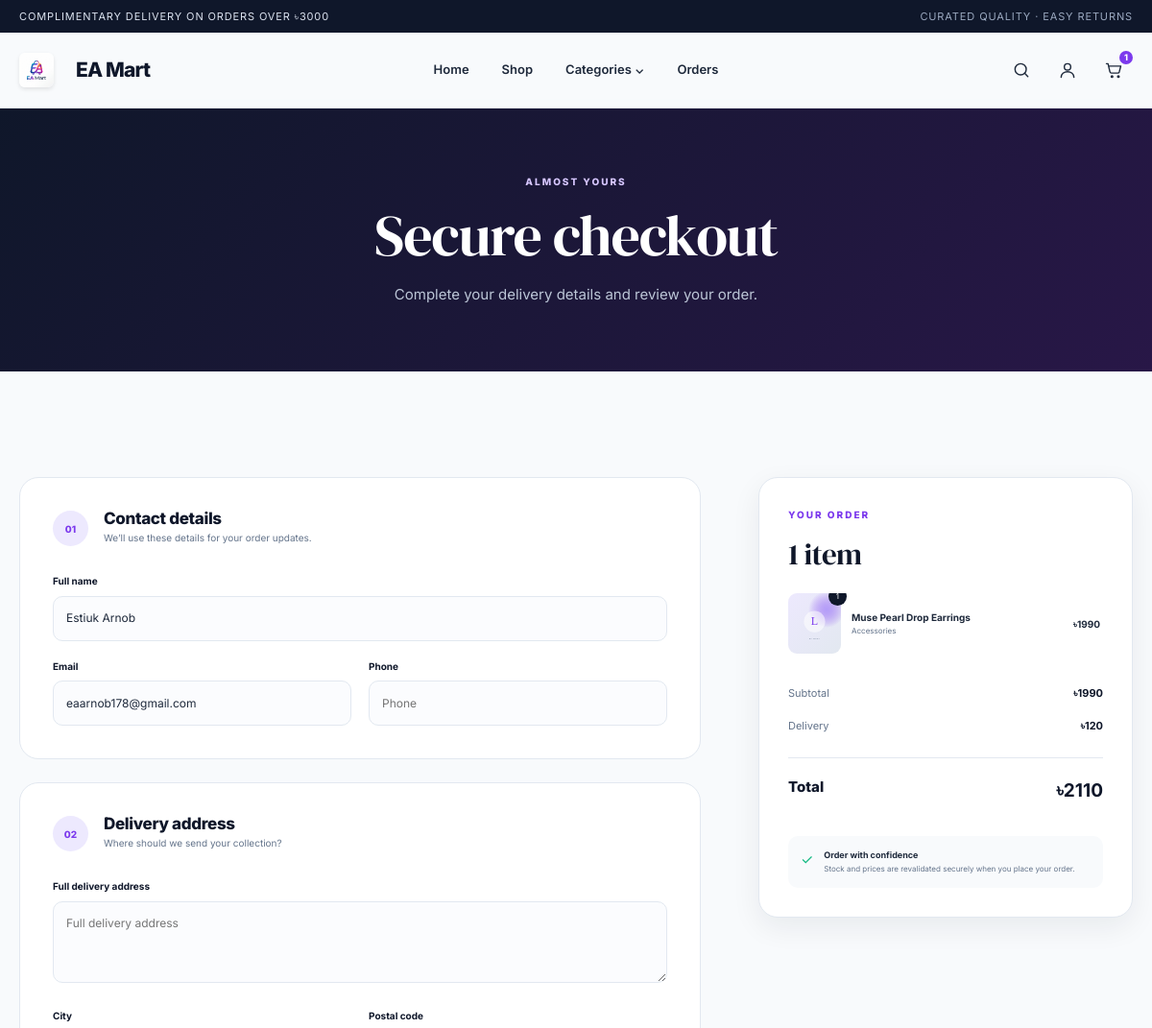
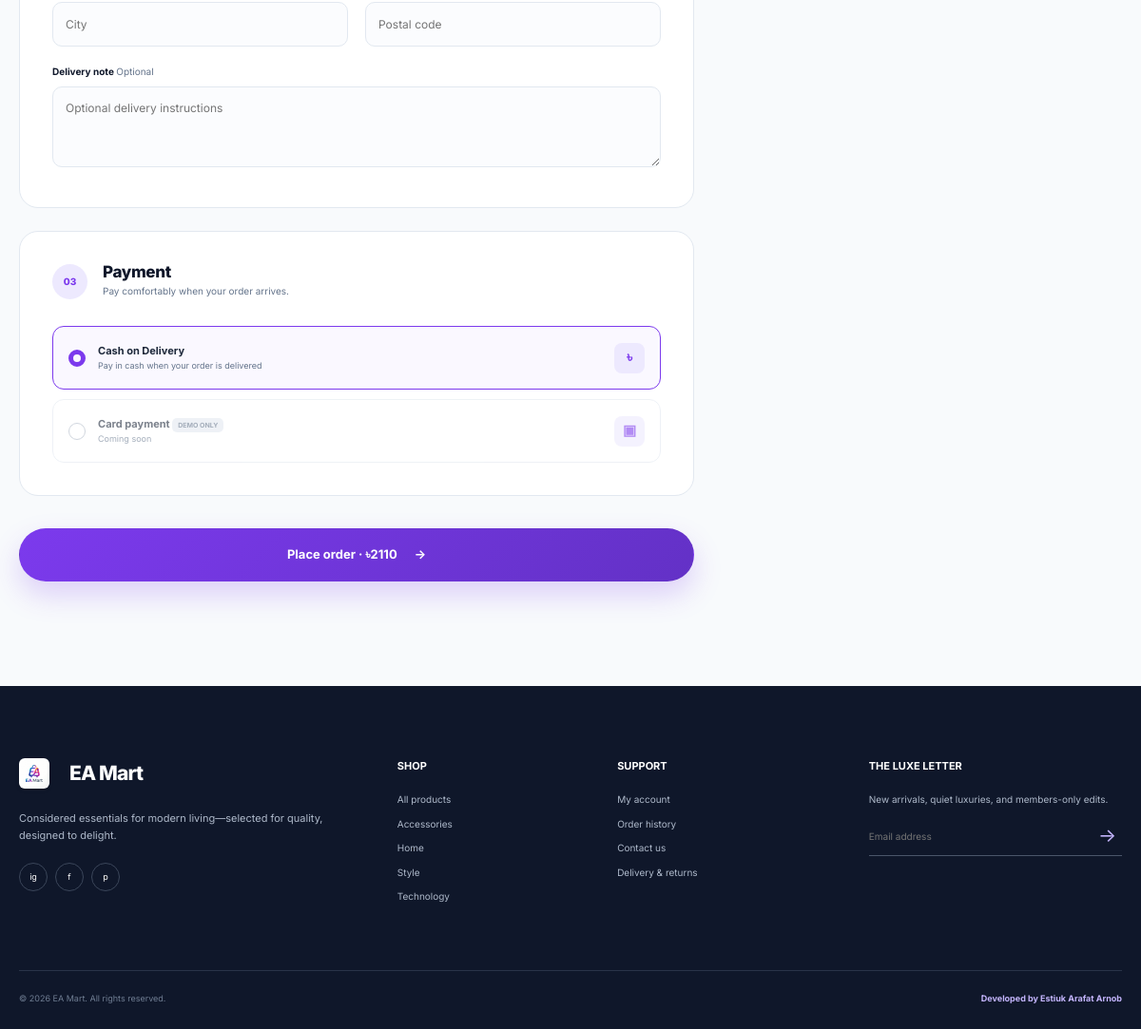
The app's page /checkout/ (signed in) with its own data (2 pictures, top to bottom).
### shop/models.py (models this page shows, shortened)
class CartItem(models.Model):
    cart = models.ForeignKey(Cart, on_delete=models.CASCADE, related_name="items")
    product = models.ForeignKey(Product, on_delete=models.CASCADE, related_name="cart_items")
    quantity = models.PositiveIntegerField(default=1, validators=[MinValueValidator(1)])
    created_at = models.DateTimeField(auto_now_add=True)
    updated_at = models.DateTimeField(auto_now=True)
    class Meta:
        ordering = ["created_at"]
        constraints = [
            models.UniqueConstraint(fields=["cart", "product"], name="unique_product_per_cart"),
            models.CheckConstraint(condition=Q(quantity__gt=0), name="cart_item_quantity_positive"),
        ]
    @property
    def line_total(self):
        return self.product.price * self.quantity

class Product(models.Model):
    category = models.ForeignKey(Category, on_delete=models.PROTECT, related_name="products")
    name = models.CharField(max_length=180)
    slug = models.SlugField(max_length=200, unique=True)
    short_description = models.CharField(max_length=240)
    description = models.TextField()
    price = models.DecimalField(max_digits=10, decimal_places=2, validators=[MinValueValidator(Decimal("0.01"))])
    previous_price = models.DecimalField(
        max_digits=10,
        decimal_places=2,
        blank=True,
        null=True,
        validators=[MinValueValidator(Decimal("0.01"))],
    )
    stock_quantity = models.PositiveIntegerField(default=0)
    image = models.ImageField(upload_to="products/", blank=True)
    image_url = models.URLField(blank=True)
    rating = models.DecimalField(
        max_digits=2,
        decimal_places=1,
        default=Decimal("4.7"),
        validators=[MinValueValidator(Decimal("0.0"))],
    )
    review_count = models.PositiveIntegerField(default=0)
    is_featured = models.BooleanField(default=False)
    is_active = models.BooleanField(default=True)
    created_at = models.DateTimeField(auto_now_add=True)
    updated_at = models.DateTimeField(auto_now=True)
    class Meta:
        ordering = ["-created_at"]
        indexes = [
            models.Index(fields=["is_active", "-created_at"]),
            models.Index(fields=["category", "is_active"]),
        ]
    @property
    def display_image(self):
        if self.image:
            return self.image.url
        return self.image_url

class Category(models.Model):
    name = models.CharField(max_length=100, unique=True)
    slug = models.SlugField(max_length=120, unique=True)
    image = models.ImageField(upload_to="categories/", blank=True)
    image_url = models.URLField(blank=True)
    created_at = models.DateTimeField(auto_now_add=True)
    class Meta:
        ordering = ["name"]
        verbose_name_plural = "Categories"
    def get_absolute_url(self):
        return f"{reverse('shop:product_list')}?category={self.slug}"

### shop/views.py (the view, shortened to what this page needs)
# urls.py: path("checkout/", views.checkout, name="checkout"),
@login_required
def checkout(request):
    cart = get_cart(request)
    cart_items = list(cart.items.select_related("product"))
    if not cart_items:
        messages.info(request, "Add something to your cart before checkout.")
        return redirect("shop:product_list")
    profile, _ = UserProfile.objects.get_or_create(user=request.user)
    initial = {
        "customer_name": profile.full_name or request.user.get_full_name(),
        "email": request.user.email,
        "phone": profile.phone,
        "delivery_address": profile.address,
        "city": profile.city,
        "postal_code": profile.postal_code,
    }
    form = CheckoutForm(request.POST or None, initial=initial)
    return render(
        request,
        "shop/checkout.html",
        {"form": form, "cart_items": cart_items, **cart_totals(cart)},
    )

### shop/forms.py
class CheckoutForm(StyledFormMixin, forms.ModelForm):
    class Meta:
        model = Order
        fields = (
            "customer_name",
            "email",
            "phone",
            "delivery_address",
            "city",
            "postal_code",
            "order_notes",
            "payment_method",
        )
        widgets = {
            "delivery_address": forms.Textarea(attrs={"rows": 3}),
            "order_notes": forms.Textarea(attrs={"rows": 3, "placeholder": "Optional delivery instructions"}),
            "payment_method": forms.RadioSelect,
        }
        labels = {"delivery_address": "Full delivery address"}
    def __init__(self, *args, **kwargs):
        super().__init__(*args, **kwargs)
        self.apply_styles()

### shop/cart.py (called while the page is built, shortened)
def ensure_session_key(request):
    if not request.session.session_key:
        request.session.create()
    return request.session.session_key

def merge_guest_cart(user, session_key):
    if not session_key:
        return Cart.objects.get_or_create(user=user, defaults={"session_key": ""})[0]
    with transaction.atomic():
        user_cart, _ = Cart.objects.select_for_update().get_or_create(user=user, defaults={"session_key": ""})
        guest_cart = (
            Cart.objects.select_for_update()
            .filter(user__isnull=True, session_key=session_key)
            .first()
        )
        if not guest_cart or guest_cart.pk == user_cart.pk:
            return user_cart

def get_cart(request):
    session_key = ensure_session_key(request)
    if request.user.is_authenticated:
        return merge_guest_cart(request.user, session_key)
    cart, _ = Cart.objects.get_or_create(user=None, session_key=session_key)
    return cart

def delivery_fee_for(subtotal):
    if subtotal <= 0 or subtotal >= FREE_DELIVERY_THRESHOLD:
        return Decimal("0.00")
    return STANDARD_DELIVERY_FEE

def cart_totals(cart):
    subtotal = cart.subtotal
    delivery_fee = delivery_fee_for(subtotal)
    return {
        "subtotal": subtotal,
        "delivery_fee": delivery_fee,
        "grand_total": subtotal + delivery_fee,
        "free_delivery_remaining": max(FREE_DELIVERY_THRESHOLD - subtotal, Decimal("0.00")),
    }

### shop/context_processors.py (called while the page is built)
def store_context(request):
    cart = get_cart(request)
    return {
        "nav_categories": Category.objects.all()[:6],
        "cart_item_count": cart.item_count,
        "free_delivery_threshold": FREE_DELIVERY_THRESHOLD,
    }

### templates/shop/checkout.html (shortened to what this page needs)
{% extends "base.html" %}
{% block content %}
<section class="page-hero compact-hero"><div class="container"><span class="kicker kicker-light">Almost yours</span><h1>Secure checkout</h1><p>Complete your delivery details and review your order.</p></div></section>
<section class="section checkout-section">
    <div class="container checkout-layout">
        <form class="checkout-form" method="post" novalidate>
            <div class="checkout-block">
                <div class="numbered-heading"><span>01</span><div><h2>Contact details</h2><p>We’ll use these details for your order updates.</p></div></div>
                <div class="form-grid">
                    <div class="field field-full"><label for="{{ form.customer_name.id_for_label }}">Full name</label>{{ form.customer_name }}</div>
                    <div class="field"><label for="{{ form.email.id_for_label }}">Email</label>{{ form.email }}{% for error in form.email.errors %}<small class="field-error">{{ error }}</small>{% endfor %}</div>
                    <div class="field"><label for="{{ form.phone.id_for_label }}">Phone</label>{{ form.phone }}{% for error in form.phone.errors %}<small class="field-error">{{ error }}</small>{% endfor %}</div>
                </div>
            </div>
            <div class="checkout-block">
                <div class="numbered-heading"><span>02</span><div><h2>Delivery address</h2><p>Where should we send your collection?</p></div></div>
                <div class="form-grid">
                    <div class="field field-full"><label for="{{ form.delivery_address.id_for_label }}">Full delivery address</label>{{ form.delivery_address }}</div>
                    <div class="field"><label for="{{ form.city.id_for_label }}">City</label>{{ form.city }}{% for error in form.city.errors %}<small class="field-error">{{ error }}</small>{% endfor %}</div>
                    <div class="field"><label for="{{ form.postal_code.id_for_label }}">Postal code</label>{{ form.postal_code }}{% for error in form.postal_code.errors %}<small class="field-error">{{ error }}</small>{% endfor %}</div>
                    <div class="field field-full"><label for="{{ form.order_notes.id_for_label }}">Delivery note <span>Optional</span></label>{{ form.order_notes }}</div>
                </div>
            </div>
            <div class="checkout-block">
                <div class="numbered-heading"><span>03</span><div><h2>Payment</h2><p>Pay comfortably when your order arrives.</p></div></div>
                <div class="payment-options">
                    {% for radio in form.payment_method %}<label class="payment-option">{{ radio.tag }}<span class="payment-radio"></span><span class="payment-copy"><strong>{{ radio.choice_label }}</strong><small>Pay in cash when your order is delivered</small></span><span class="payment-icon">৳</span></label>{% endfor %}
                    <div class="payment-option disabled" aria-disabled="true"><input type="radio" disabled><span class="payment-radio"></span><span class="payment-copy"><strong>Card payment <em>Demo only</em></strong><small>Coming soon</small></span><span class="payment-icon">▣</span></div>
                </div>
            </div>
            <button class="btn btn-primary btn-lg btn-block checkout-submit" type="submit">Place order · ৳{{ grand_total|floatformat:0 }} <span>→</span></button>
        </form>
        <aside class="order-summary checkout-summary">
            <span class="kicker">Your order</span><h2>{{ cart_items|length }} item{{ cart_items|length|pluralize }}</h2>
            <div class="checkout-items">
                {% for item in cart_items %}
                    <div class="checkout-item"><div class="checkout-thumb"><img src="{{ item.product.display_image|default:'/static/images/placeholder.svg' }}" alt="" data-image-fallback><span>{{ item.quantity }}</span></div><div><strong>{{ item.product.name }}</strong><small>{{ item.product.category.name }}</small></div><b>৳{{ item.line_total|floatformat:0 }}</b></div>
                {% endfor %}
            </div>
            <dl><div><dt>Subtotal</dt><dd>৳{{ subtotal|floatformat:0 }}</dd></div><div><dt>Delivery</dt><dd>{% if delivery_fee %}৳{{ delivery_fee|floatformat:0 }}{% else %}<span class="success-text">Complimentary</span>{% endif %}</dd></div><div class="summary-total"><dt>Total</dt><dd>৳{{ grand_total|floatformat:0 }}</dd></div></dl>
            <div class="checkout-assurance"><span>✓</span><p><strong>Order with confidence</strong><small>Stock and prices are revalidated securely when you place your order.</small></p></div>
        </aside>
    </div>
</section>
{% endblock %}

### templates/base.html (shortened to what this page needs)
{% load static %}
<!doctype html>
<html lang="en">
<head>
    <link rel="stylesheet" href="{% static 'css/style.css' %}">
</head>
<body>
    <div class="announcement">
        <div class="container announcement-inner">
            <span>Complimentary delivery on orders over ৳{{ free_delivery_threshold|floatformat:0 }}</span>
            <span class="announcement-side">Curated quality · Easy returns</span>
        </div>
    </div>
    <header class="site-header" data-header>
        <div class="container nav-shell">
            <a class="brand" href="{% url 'shop:home' %}" aria-label="EA Mart home" style="display: flex; align-items: center;">
                <img src="{% static 'images/logo.png' %}" alt="EA" style="height: 36px; width: auto; border-radius: 6px; margin-right: 12px; box-shadow: 0 2px 4px rgba(0,0,0,0.1);">
                <span>EA Mart</span>
            </a>
            <nav class="main-nav" aria-label="Primary navigation" data-main-nav>
                <a href="{% url 'shop:home' %}">Home</a>
                <a href="{% url 'shop:product_list' %}">Shop</a>
                <div class="nav-dropdown">
                    <button type="button">Categories <span aria-hidden="true">⌄</span></button>
                </div>
                {% if user.is_authenticated %}
                    <a href="{% url 'shop:order_history' %}">Orders</a>
                {% endif %}
            </nav>
            <div class="nav-actions">
                <button class="icon-button search-trigger" type="button" aria-label="Open search" data-search-open>
                    <svg viewBox="0 0 24 24" aria-hidden="true"><circle cx="11" cy="11" r="7"></circle><path d="m20 20-4-4"></path></svg>
                </button>
                {% if user.is_authenticated %}
                    <a class="icon-button" href="{% url 'shop:profile' %}" aria-label="Your profile">
                        <svg viewBox="0 0 24 24" aria-hidden="true"><circle cx="12" cy="8" r="4"></circle><path d="M4 21c0-4 3.6-7 8-7s8 3 8 7"></path></svg>
                    </a>
                {% else %}
                    <a class="icon-button" href="{% url 'shop:login' %}" aria-label="Log in">
                        <svg viewBox="0 0 24 24" aria-hidden="true"><circle cx="12" cy="8" r="4"></circle><path d="M4 21c0-4 3.6-7 8-7s8 3 8 7"></path></svg>
                    </a>
                {% endif %}
                <a class="icon-button cart-button" href="{% url 'shop:cart_detail' %}" aria-label="Cart with {{ cart_item_count }} items">
                    <svg viewBox="0 0 24 24" aria-hidden="true"><path d="M3 4h2l2.4 10.2a2 2 0 0 0 2 1.5h7.8a2 2 0 0 0 1.9-1.4L21 7H6"></path><circle cx="10" cy="20" r="1"></circle><circle cx="18" cy="20" r="1"></circle></svg>
                    <span class="cart-count" data-cart-count>{{ cart_item_count }}</span>
                </a>
            </div>
        </div>
    </header>
    <main id="main-content">
        {% block content %}{% endblock %}
    </main>
    <footer class="site-footer">
        <div class="container footer-grid">
            <div class="footer-brand">
                <a class="brand brand-light" href="{% url 'shop:home' %}" style="display: flex; align-items: center;"><img src="{% static 'images/logo.png' %}" alt="EA" style="height: 32px; width: auto; border-radius: 6px; margin-right: 10px; box-shadow: 0 2px 4px rgba(0,0,0,0.1);"><span>EA Mart</span></a>
                <p>Considered essentials for modern living—selected for quality, designed to delight.</p>
                <div class="social-links" aria-label="Social links">
                    <a href="#" aria-label="Instagram">ig</a>
                    <a href="#" aria-label="Facebook">f</a>
                    <a href="#" aria-label="Pinterest">p</a>
                </div>
            </div>
            <div>
                <h3>Shop</h3>
                <a href="{% url 'shop:product_list' %}">All products</a>
                {% for category in nav_categories|slice:":4" %}<a href="{{ category.get_absolute_url }}">{{ category.name }}</a>{% endfor %}
            </div>
            <div>
                <h3>Support</h3>
                <a href="{% url 'shop:profile' %}">My account</a>
                <a href="{% url 'shop:order_history' %}">Order history</a>
                <a href="mailto:support@eamart.local">Contact us</a>
                <a href="#">Delivery & returns</a>
            </div>
            <div class="newsletter">
                <h3>The Luxe Letter</h3>
                <p>New arrivals, quiet luxuries, and members-only edits.</p>
                <form data-newsletter-form>
                    <input id="newsletter-email" type="email" placeholder="Email address" required>
                    <button type="submit" aria-label="Subscribe">→</button>
                </form>
            </div>
        </div>
        <div class="container footer-bottom">
            <span>© {% now "Y" %} EA Mart. All rights reserved.</span>
            <strong>Developed by Estiuk Arafat Arnob</strong>
        </div>
    </footer>
</body>
</html>

### records on screen
CartItem: quantity "1", product.name "Muse Pearl Drop Earrings", product.category.name "Accessories", line_total "1990"
Category: name "Accessories"
Category: name "Home"
Category: name "Style"
Category: name "Technology"

### other values on screen
{{ free_delivery_threshold|floatformat:0 }} "3000"
{{ cart_item_count }} "1"
{{ radio.choice_label }} "Cash on Delivery"
{{ grand_total|floatformat:0 }} "2110"
{{ cart_items|length }} "1"
{{ subtotal|floatformat:0 }} "1990"
{{ delivery_fee|floatformat:0 }} "120"
